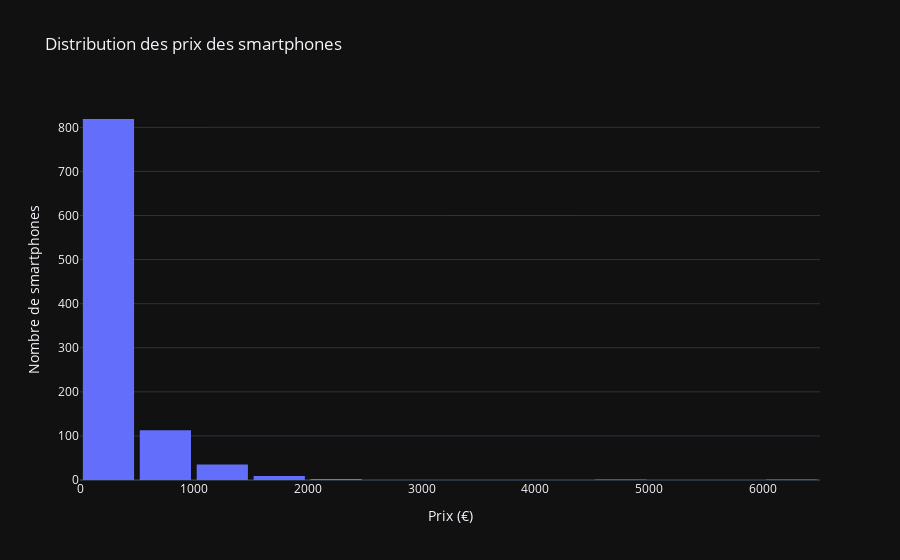

The code cell stored with this chart in its notebook:
### Markdown cell above
**Colonnes des prix**

Ici, nous affichons la distribution des prix des smartphones.

### Code cell
### Distribution des prix
fig_price = px.histogram(data, x='price (€)', nbins=20, title='Distribution des prix des smartphones')

fig_price.update_layout(
    xaxis_title='Prix (€)',
    yaxis_title='Nombre de smartphones',
    bargap=0.1
)

fig_price.show()

### Figure 1 — Plotly figure (JSON) as saved in the notebook; plotly's stock layout.template omitted (floating-point values rounded to 4 significant figures; data arrays with more than 128 entries replaced by an {"elided": "..."} marker saying what was removed)
{"data": [{"bingroup": "x", "hovertemplate": "price (€)=%{x}<br>count=%{y}<extra></extra>", "legendgroup": "", "marker": {"color": "#636efa", "pattern": {"shape": ""}}, "name": "", "nbinsx": 20, "orientation": "v", "showlegend": false, "x": {"elided": "980 float values"}, "xaxis": "x", "yaxis": "y", "type": "histogram"}], "layout": {"xaxis": {"anchor": "y", "domain": [0.0, 1.0], "title": {"text": "Prix (€)"}}, "yaxis": {"anchor": "x", "domain": [0.0, 1.0], "title": {"text": "Nombre de smartphones"}}, "legend": {"tracegroupgap": 0}, "title": {"text": "Distribution des prix des smartphones"}, "barmode": "relative", "bargap": 0.1}}
